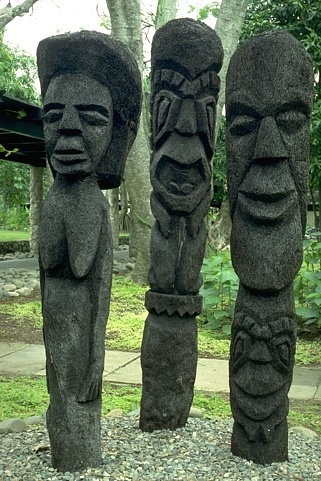
%> input picture Assignment2/EdgeDetection/prob_seg/data/images/101085.jpg, 321 x 481 px
$ octave --eval "result = orientedFilterMagnitude(imread('../data/images/101085.jpg'));"   (GNU Octave 9; MATLAB toolbox functions it lacks are replaced by stand-ins)
%> lines starting %> are read from the running program, lines starting %| are printed output that depends on the picture
function [mag, theta] = orientedFilterMagnitude(im)
    % turn RGB img to gray img
    % im_gray = double(rgb2gray(im));
    % im_gray = rgb2gray(im);
    im_hsv = rgb2hsv(im);
%> im_hsv: size 481x321x3 double; mean H, S, V 0.33, 0.273, 0.403
    [h,w,d] = size(im);
%> h = 481; w = 321; d = 3

    % inits
    orientations = [0, 45, -45, 90, -90, 30, -30, 60, -60];
    orientNum = length(orientations);
    sigma = 3; % try sigmas here
    ksize = 4*sigma+1;
    gaussianFilter = fspecial("gaussian", [ksize, ksize], sigma);
    [gaussianX, gaussianY] = gradient(gaussianFilter);

    mag = zeros(h,w);
    theta = zeros(h,w);

    for i = 1:orientNum
        % steerable gaussian
        theta_i = orientations(i);
        cosTheta = cos(theta_i);
        sinTheta = sin(theta_i);
        Gtheta = cosTheta*gaussianX + sinTheta*gaussianY;

        imFiltered = imfilter(im_hsv, Gtheta, "replicate", "conv");
        output = sqrt(sum(imFiltered.^2, 3));
        %disp(size(imFiltered));
        %disp(size(output));
        %output = abs(imFiltered);
        mag = max(mag, output);
        maxMask = (mag == output);
        % [4 lines of commented-out code are left out]
        theta(maxMask) = theta_i;
    end
%> this loop made 9 passes
%> pass 1, in orientedFilterMagnitude, `output = sqrt(sum(imFiltered.^2, 3));`:
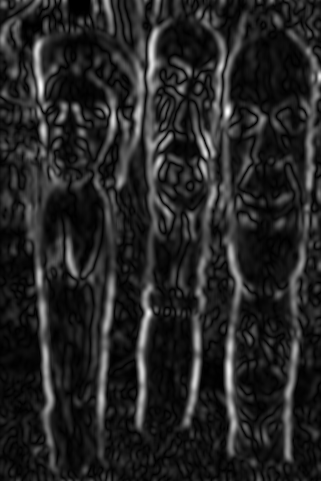
%> output: size 481x321 double; min 6.18e-18, max 0.102, mean 0.0151; drawn with min black and max white
%> after the loop:
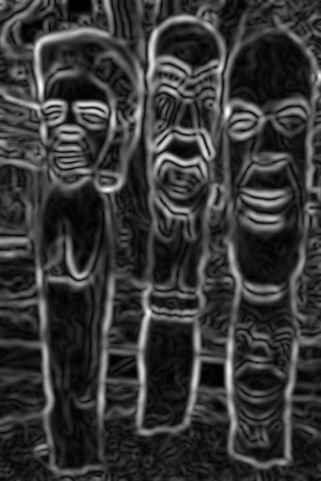
%> mag: size 481x321 double; min 1.56e-17, max 0.102, mean 0.0223; drawn with min black and max white
%> after the loop:
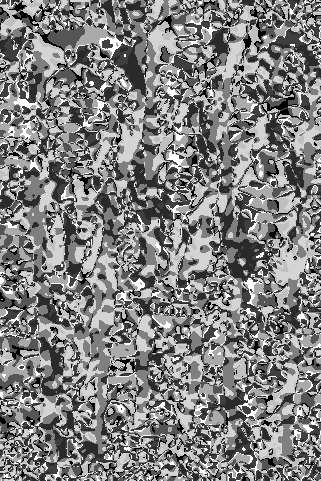
%> theta: size 481x321 double; min -90, max 90, mean 1.4; drawn with min black and max white
end

$ run again, on Assignment2/EdgeDetection/prob_seg/data/images/101087.jpg
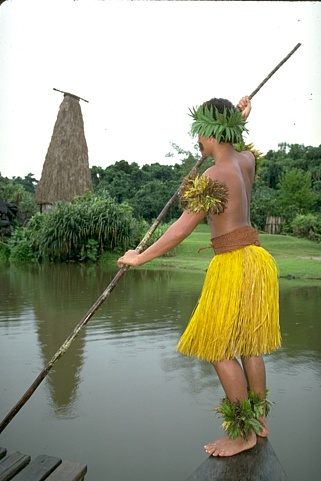
%> input picture Assignment2/EdgeDetection/prob_seg/data/images/101087.jpg, 321 x 481 px
%> im_hsv: size 481x321x3 double; mean H, S, V 0.224, 0.239, 0.631
%> after the loop in orientedFilterMagnitude, `for i = 1:orientNum`:
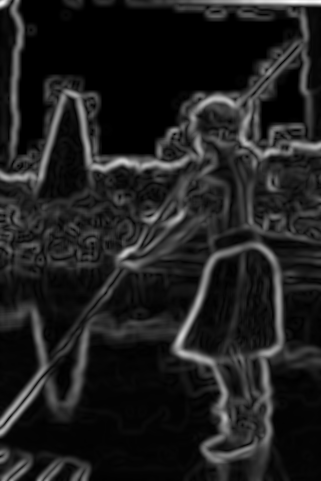
%> mag: size 481x321 double; min 1.56e-17, max 0.12, mean 0.015; drawn with min black and max white
%> after the loop in orientedFilterMagnitude, `for i = 1:orientNum`:
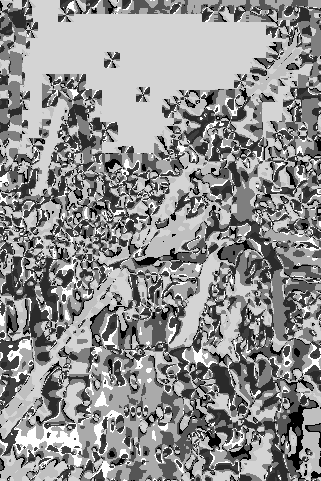
%> theta: size 481x321 double; min -90, max 90, mean 12.4; drawn with min black and max white
